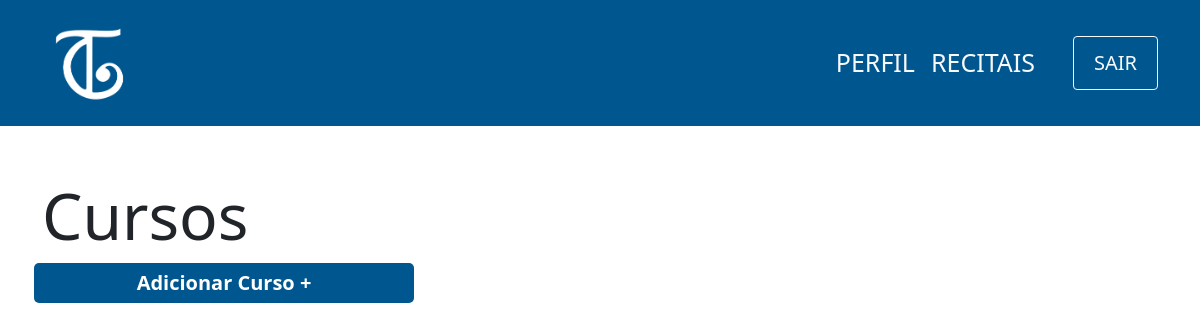
/view/curso/index.php, run on an earlier commit of the app's database.
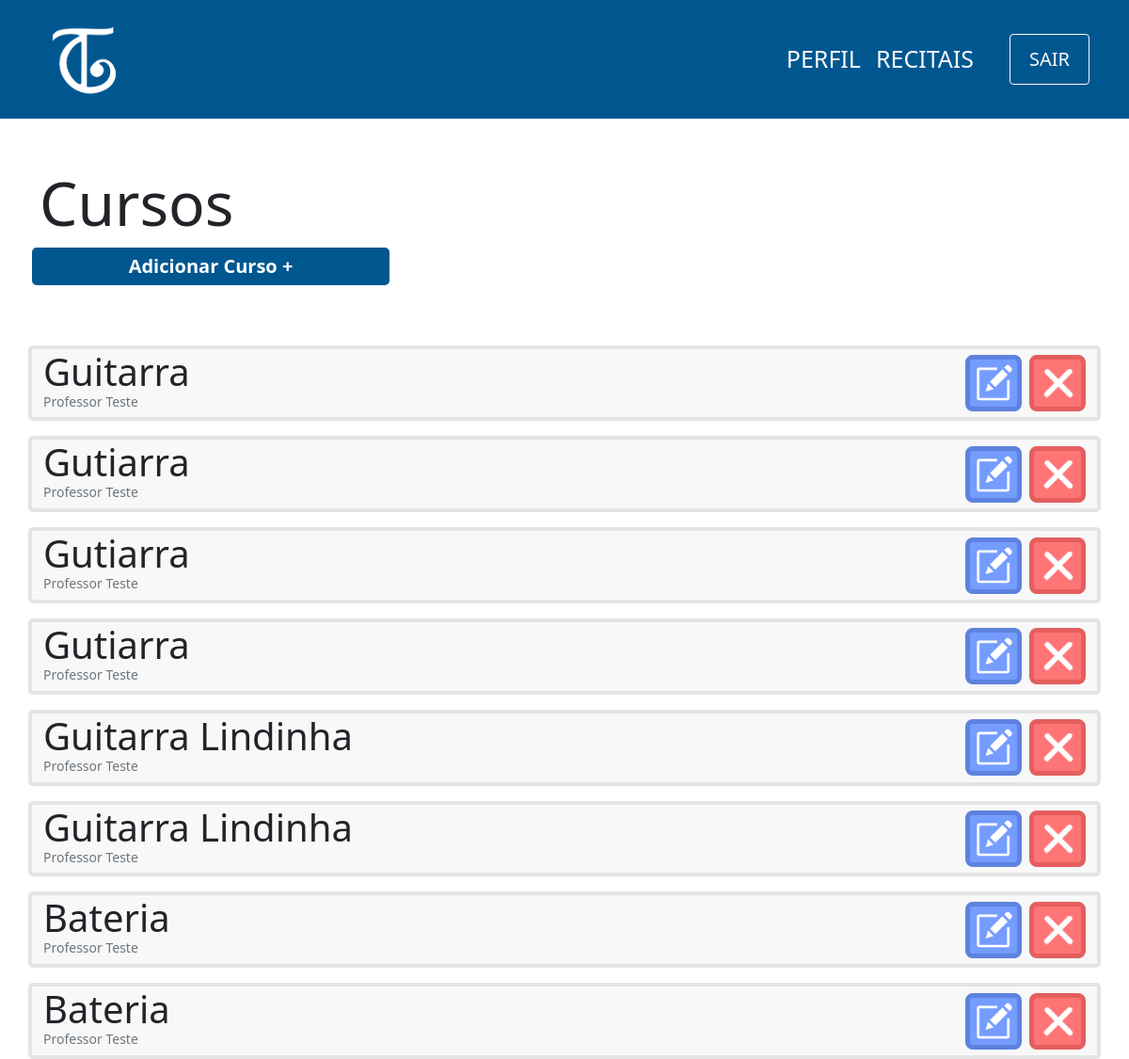
And on a later commit of the database.
### tables this page shows
CREATE TABLE curso(
                id INTEGER PRIMARY KEY,
                nome varchar(100) not null,
                id_professor integer not null,
                FOREIGN KEY (id) references professor(id_professor)
            );

CREATE TABLE professor(
                id INTEGER PRIMARY KEY ,
                cpf varchar(11) not null,
                nome varchar(100) not null,
                senha varchar(100) not null,
                email varchar(100) not null,
                contrato varchar(150)
            );

### controller/curso/index.php (called while the page is built)
<?php
    require '../../db/connection.php';
    try {
        $sql=$db->prepare('SELECT curso.nome,curso.id,professor.nome as nomeProfessor FROM CURSO join PROFESSOR on CURSO.id_professor = PROFESSOR.id');
        $sql->execute();
        $cursos=$sql->fetchAll(PDO::FETCH_ASSOC);
    } catch (PDOException $e) {
        echo 'Erro ao executar comando no banco de dados: ' . $e->getMessage();
        exit();
    }
?>

### view/curso/index.php (the view, shortened to what this page needs)
<?php
    include '../../layouts/navbar.php';
    include '../../controller/curso/index.php';
?>
<div class="container">
    <div class="row mt-5">
        <h1 class="mt-1 display-3">Cursos</h1>
        <span class="btn-principal col-md-4 col-sm-12 mx-1 text-center mb-5">
            <a href="cadastro.php">Adicionar Curso +</a>
        </span>
        <?php
        foreach($cursos as $curso){
            echo'
            <div class="col-12 card d-flex flex-row mt-3 justify-content-between">
                <div class="d-flex flex-column" id="'.$curso['id'].'">
                    <p class="m-0 display-6">'.$curso['nome'].'</p>
                    <p class="m-0 text-muted display-3 mb-2" style="font-size:14px">'.$curso['nomeProfessor'].'</p>
                </div>
                <div class="d-flex align-items-center">
                    <button class="btn-editar mx-2">
                        <img src="../../images/edit-icon.png" width=40px>
                    </button>
                    <button class="btn-remover">
                        <img src="../../images/delete-icon.png" width=40px>
                    </button>
                </div>
            </div>';
            }
        ?>
    </div>
</div>

### layouts/header.php (shortened to what this page needs)
<?php
    echo'   <!doctype html>
    <html lang="pt-br">
      <head>
        <meta charset="utf-8">
        <meta name="viewport" content="width=device-width, initial-scale=1">
        <link href="https://cdn.jsdelivr.net/npm/bootstrap@5.1.3/dist/css/bootstrap.min.css" rel="stylesheet">
        <script src="https://cdn.jsdelivr.net/npm/bootstrap@5.1.3/dist/js/bootstrap.bundle.min.js"></script>
        <link href="http://fonts.googleapis.com/css?family=Roboto" rel="stylesheet" type="text/css">
        <link href="../../css/style.css" rel="stylesheet" type="text/css">
        <title>Toque Cultural</title>
    </head>
    <style>
        .azul-cultural{
            background-color: #005790;
        }
        .nav-link{
            font-size: 25px;
            font-weight: 300;
        }
        .nav-link:hover{
            text-decoration: underline;
            background-color: #004a7c;
        }
        .active{
            font-weight: 600 !important;
        }
    </style>
    <body>';
?>

### layouts/navbar.php (shortened to what this page needs)
<?php
    include 'header.php';
    echo('
    <nav class="navbar navbar-expand-lg navbar-light azul-cultural">
        <div class="container d-flex flex-md-row flex-sm-column">
            <a class="navbar-brand" href="#"><img src="../../images/logo-2-branco.png" width="100px"></a>
            <div class="justify-content-md-right justify-content-sm-center">
                <button class="navbar-toggler text-white" type="btn-secundario" data-bs-toggle="collapse" data-bs-target="#navbarSupportedContent" aria-controls="navbarSupportedContent" aria-expanded="false" aria-label="Toggle navigation">
                    <span class="navbar-toggler-icon"></span>
                </button>
                <div class="collapse navbar-collapse align-right" id="navbarSupportedContent">
                    <ul class="navbar-nav mr-auto mt-2 mt-lg-0">');
                    echo('
                        <li class="nav-item">
                            <a class="nav-link text-light" href="#" id="nav-perfil">PERFIL</a>
                        </li>
                        <li class="nav-item" style="margin-right: 30px;">
                            <a class="nav-link text-light" href="#" id="nav-recitais">RECITAIS</a>
                        </li>
                        <form action="../../controller/login/logout.php" method="POST">
                            <input type="submit" class="btn btn-outline-light mt-auto " style="font-size: 20px; height: 100%; padding: 0px 20px;" value="SAIR">
                        </form>
                    </ul>
                </div>
            </div>
        </div>
      </nav>
      ');
?>

### css/style.css (style rules this page uses)
a { text-decoration: none; color:white; }
.btn-principal { background-color: #005790; color:white; padding: 5px 25px; font-weight: 600; font-size:20px; border:none; border-radius:5px; cursor: pointer; text-decoration: none; }
.card { background-color:#F8F8F8; border: 4px solid #E4E4E4; border-radius: 5px; }
.btn-editar { background-color:#759CFF; border: 5px solid #5E82DF; color:white; border-radius:8px; width:60px; height:60px; cursor: pointer; }
.btn-remover { background-color:#FF7575; border: 5px solid #E55E5E; color:white; border-radius:8px; width:60px; height:60px; cursor: pointer; }

### layouts/header.php (style rules this page uses)
.azul-cultural { background-color: #005790; }
.nav-link { font-size: 25px; font-weight: 300; }

What changed in the data, as far as the page shows it:
added curso: nome "Guitarra", id.nome "Professor Teste"
added curso: nome "Gutiarra", id_professor.nome "Professor Teste"
added curso: nome "Gutiarra", id_professor.nome "Professor Teste"
added curso: nome "Gutiarra", id_professor.nome "Professor Teste"
added curso: nome "Guitarra Lindinha", id_professor.nome "Professor Teste"
added curso: nome "Guitarra Lindinha", id_professor.nome "Professor Teste"
added curso: nome "Bateria", id_professor.nome "Professor Teste"
added curso: nome "Bateria", id_professor.nome "Professor Teste"
